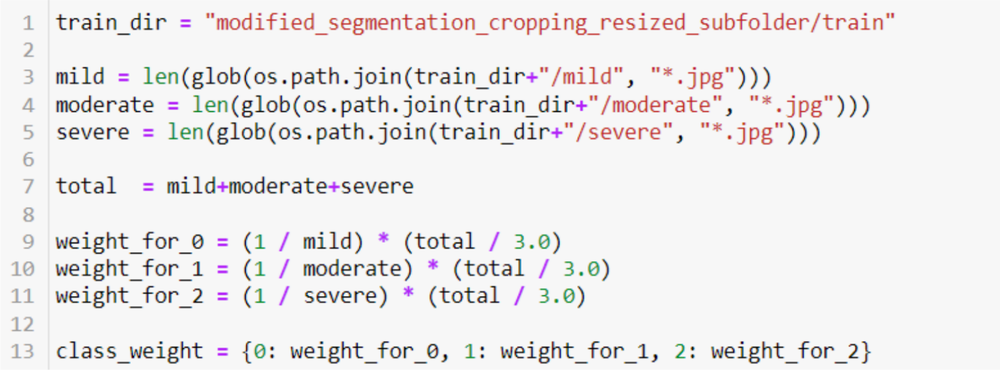
#> input picture images/image1.png, 1000 x 370 px, shrunk from 1689 x 625 before the run, found by its file name
$ jupyter execute --allow-errors 'PH for image.ipynb'   (shell and % lines are left out)
#> lines starting #> are read from the running program, lines starting #| are printed output that depends on the picture; after the words box and inside, x2 and y2 are one past the last pixel; in counts of white or black regions, pixels touching at a corner belong together; long printed decimals are rounded
### PH for images

[cell 1]
import cripser
import skimage
from skimage import io
from PIL import Image
import cripser
import numpy as np
import scipy as sp
import pandas as pd
import glob,os
import matplotlib.pyplot as plt
import persim
import cv2 as cv
import gudhi
import gtda

[cell 2]
# load a sample image
# img = cv.imread("7334765991908007.jpg",cv.CV2)
## if you want to upload your own image to Google Colab
from google.colab import files
img = skimage.color.rgb2gray(io.imread(list(files.upload().keys())[0]))
#> the answer given: image1.png
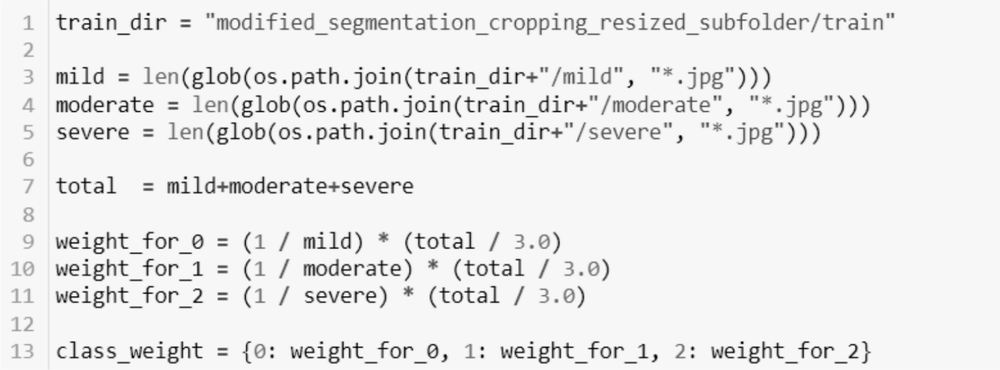
#> img: shape (370, 1000) float64; min 0.00781, max 1, mean 0.924

# plot
plt.imshow(img, cmap='gray')
print(np.min(img),np.max(img),img.dtype)
#| 0.007805 1.0 float64

[cell 3]
## compute persistence of the sublevel filtration
import math
import pandas as pad

#> (the rest of this cell did not finish here and is left out)

[cell 4]
# calculate betti curve
from gudhi import representations
from gtda import diagrams
#> (the rest of this cell did not finish here and is left out)

[cell 5]
def barcode(ax, values):
#     category_colors = plt.colormaps['RdYlGn'](np.linspace(0.15, 0.85, data.shape[1]))
    values = np.asarray(values)
    colors = ["tab:blue",'tab:green']
    labels_drawn = []
    for i, x in enumerate(values):
      print(x)
      width = x[1]-x[0]
      start = x[0]
      dim = x[2].astype(int);
      label = '$H_{'+dim.astype(str)+"}$"
      rects = ax.barh(i, width, left=start, label=label if label not in labels_drawn else '', height=0.5, color=colors[dim])
      if(label not in labels_drawn):
            labels_drawn.append(label)


fig, ax = plt.subplots()
#> (the rest of this cell did not finish here and is left out)

[cell 6]
from scipy.ndimage.morphology import distance_transform_edt
from skimage.filters import threshold_otsu
bw_img = (img >= threshold_otsu(img))
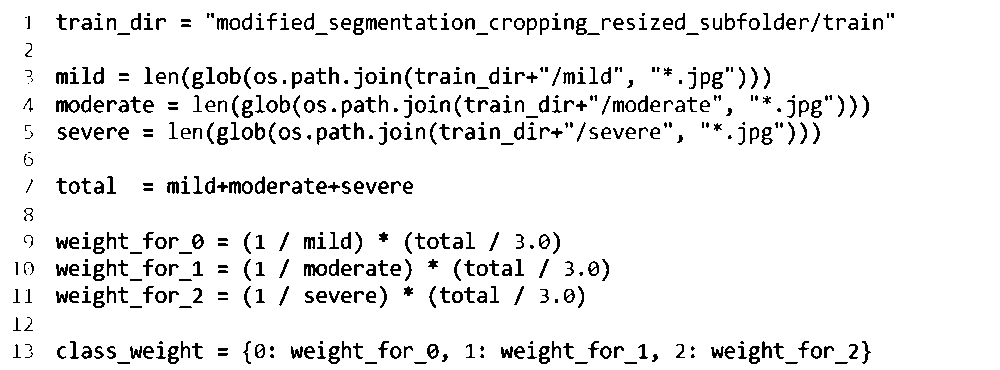
#> bw_img: shape (370, 1000) bool; 92.7% white; black in thin lines or dots, all inside (x1, y1, x2, y2) = (13, 13, 894, 364)
dt_img = distance_transform_edt(bw_img)-distance_transform_edt(~bw_img)
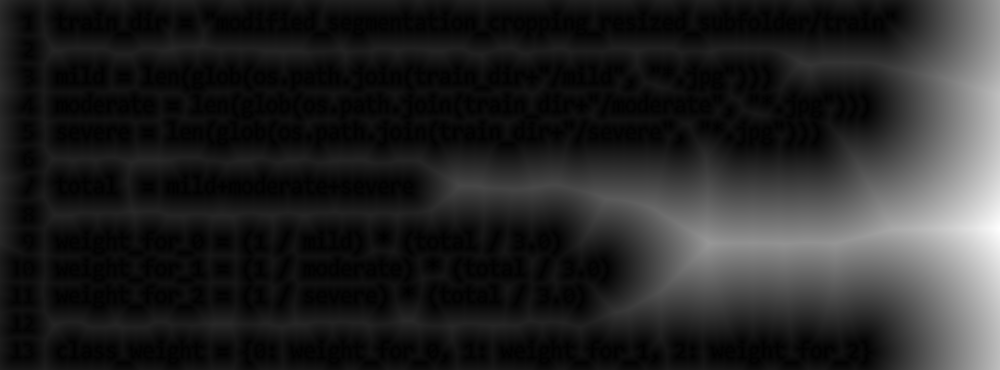
#> dt_img: shape (370, 1000) float64; min -3.16, max 175.2, mean 23.1; drawn with min black and max white
fig = plt.figure(figsize=(8, 4))
ax = fig.add_subplot(121)
ax.imshow(bw_img,cmap='gray')
ax = fig.add_subplot(122)
ax.imshow(dt_img, cmap='gray')
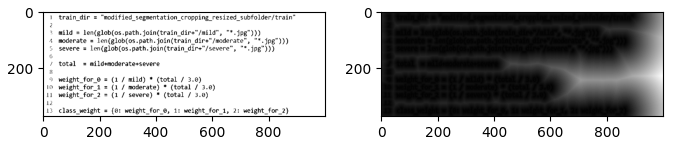
#> figure drawn by matplotlib, 2 panels

$ run again, on images/image2.png
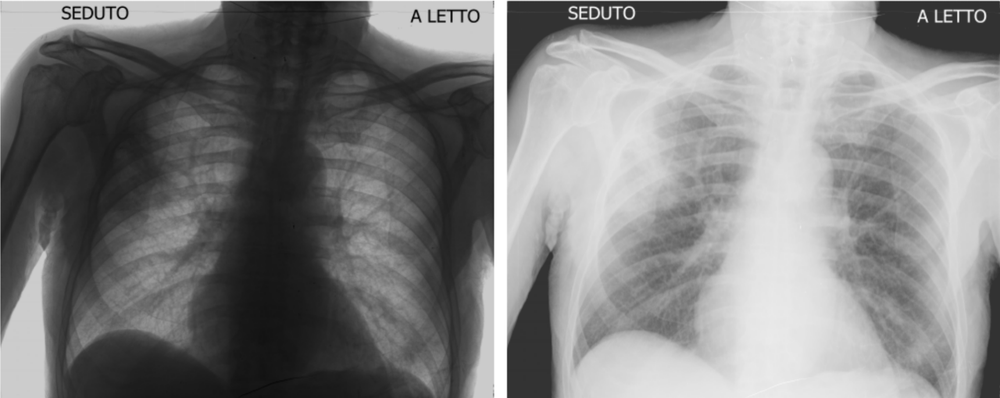
#> input picture images/image2.png, 1000 x 398 px, shrunk from 1720 x 685 before the run, found by its file name
#| 0.01961 1.0 float64
#> `bw_img = (img >= threshold_otsu(img))`:
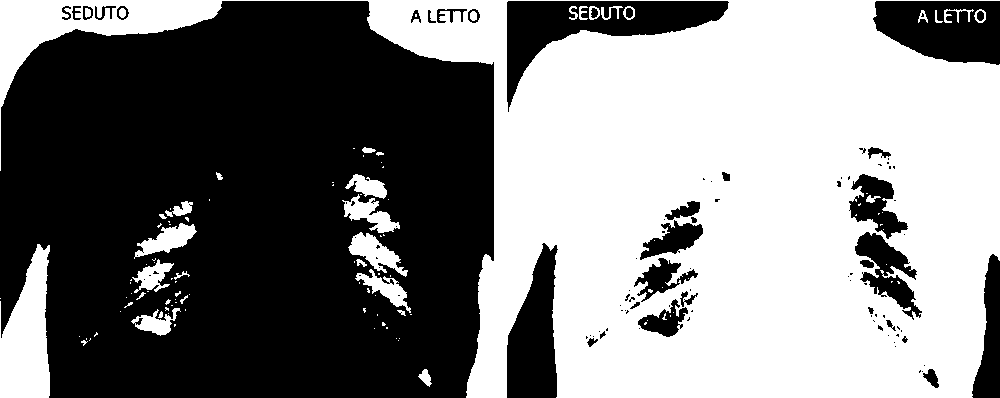
#> bw_img: shape (398, 1000) bool; 50.2% white; 102 black regions (66 under 20 px), largest, box (x1, y1, x2, y2) and area: (0, 1, 494, 398) 166689, (507, 1, 729, 112) 7883, (873, 1, 1000, 65) 6236
#> `[cell 6] from scipy.ndimage.morphology import distance_transform_edt f..`:
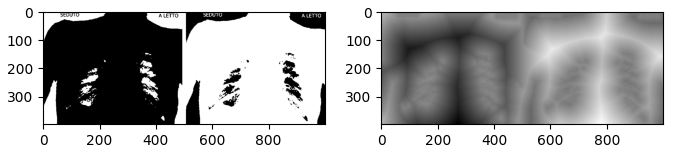
#> figure drawn by matplotlib, 2 panels

$ run again, on images/image3.png
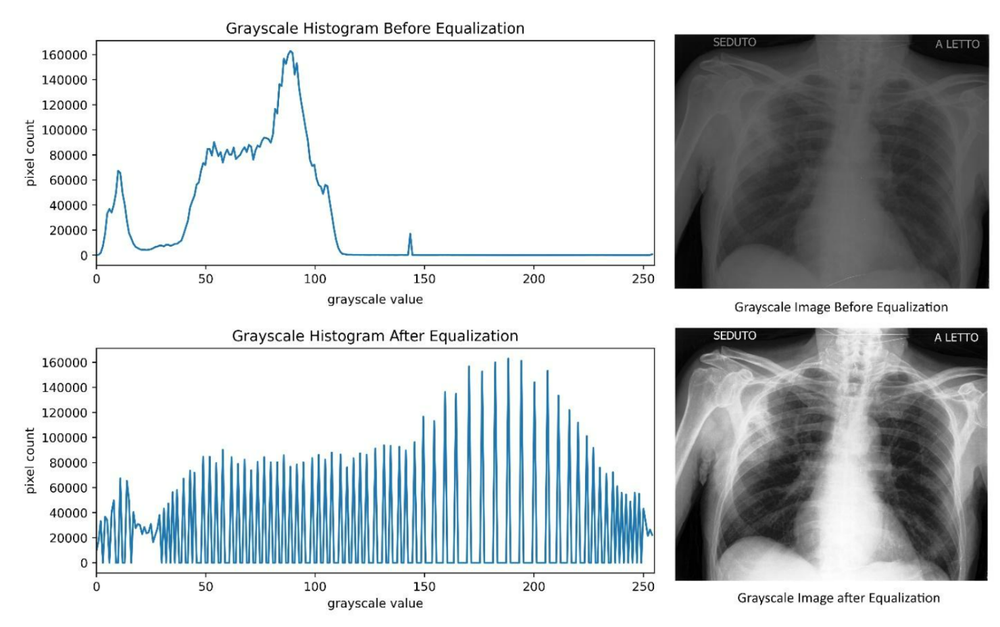
#> input picture images/image3.png, 1000 x 627 px, shrunk from 1480 x 928 before the run, found by its file name
#| 0.0 1.0 float64
#> `bw_img = (img >= threshold_otsu(img))`:
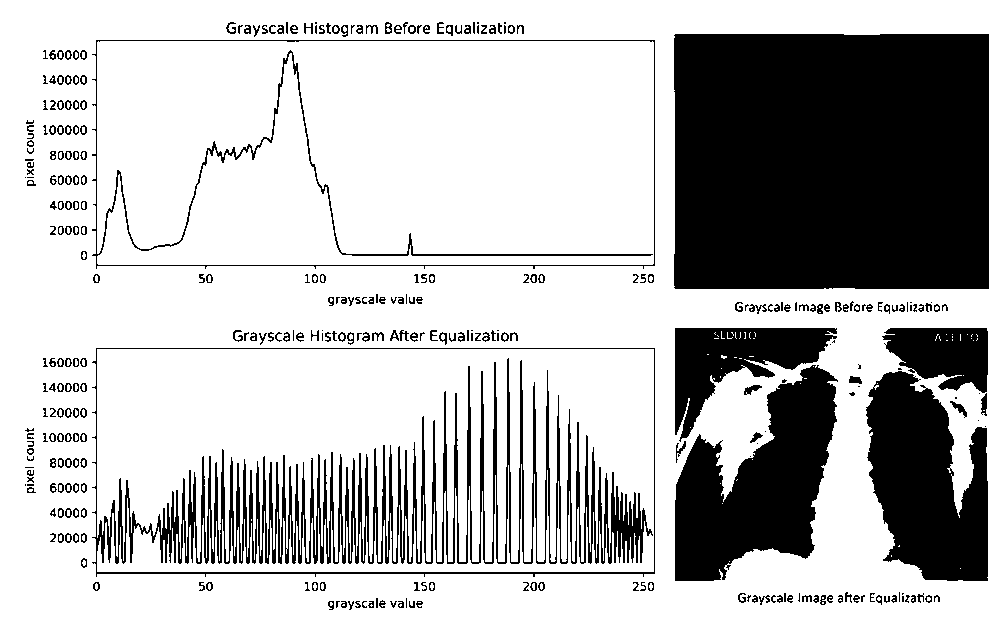
#> bw_img: shape (627, 1000) bool; 72.9% white; 333 black regions (68 under 20 px), largest, box (x1, y1, x2, y2) and area: (674, 34, 989, 289) 80094, (92, 348, 655, 577) 25905, (675, 365, 838, 581) 19952
#> `[cell 6] from scipy.ndimage.morphology import distance_transform_edt f..`:
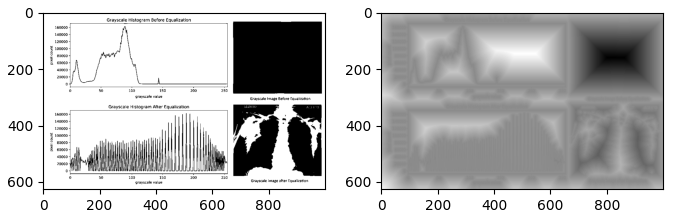
#> figure drawn by matplotlib, 2 panels

$ run again, on images/image4.png
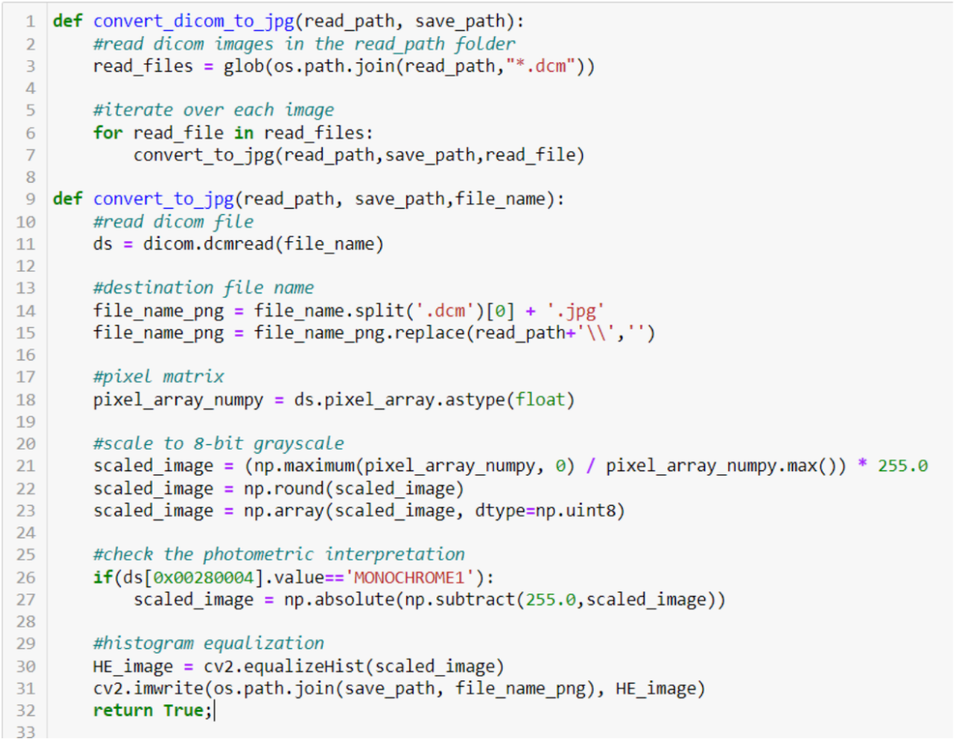
#> input picture images/image4.png, 955 x 739 px, shrunk from 1208 x 935 before the run, found by its file name
#| 0.00311 1.0 float64
#> `bw_img = (img >= threshold_otsu(img))`:
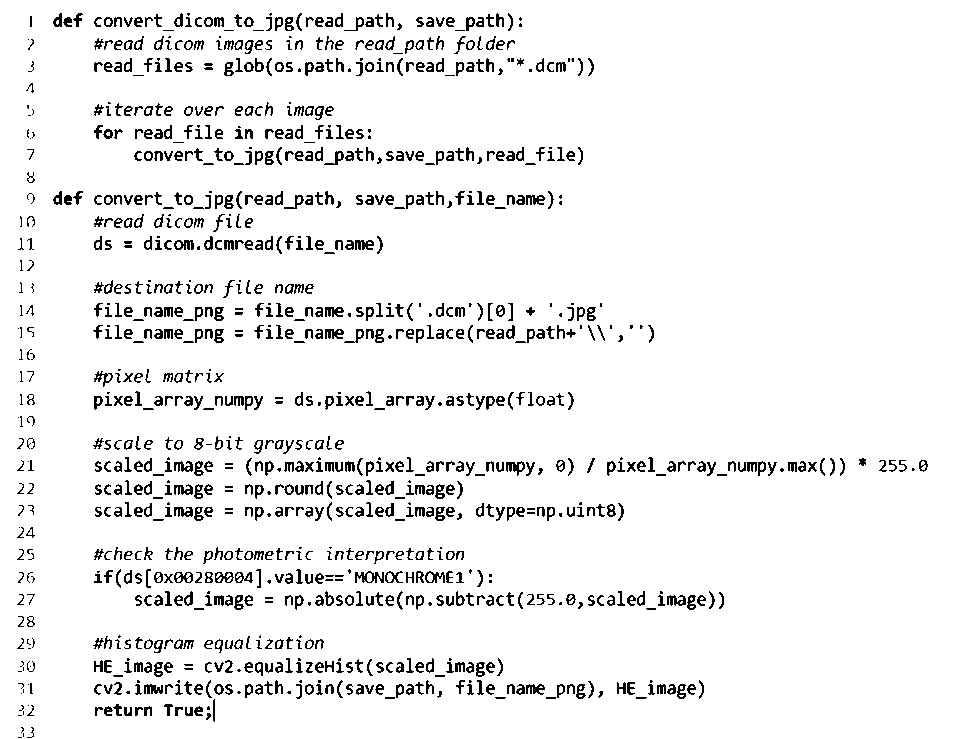
#> bw_img: shape (739, 955) bool; 93.8% white; black in thin lines or dots
#> `[cell 6] from scipy.ndimage.morphology import distance_transform_edt f..`:
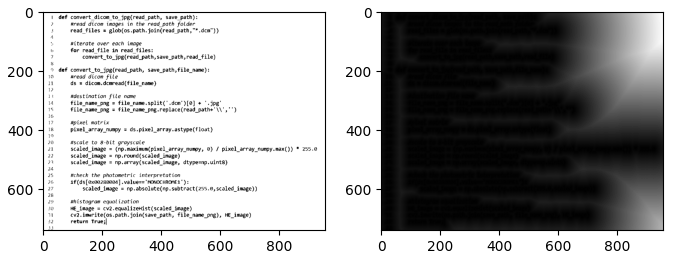
#> figure drawn by matplotlib, 2 panels
